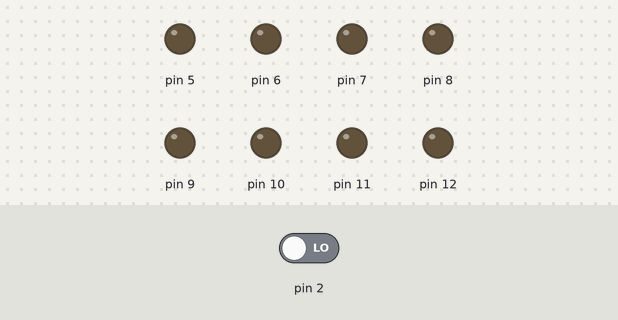
Bench run of a sketch on a simulated Arduino Uno, built with avr-gcc and run on an emulated ATmega328P. On the bench: output pins drawn as LEDs (lit = HIGH). Dashed ring = blinking. The test bench sets the inputs (shaded band); at power-on: pin 2 LOW.

Above: at 1.2 s.
1.3 s: pin 2 driven HIGH
At 1.46 s:
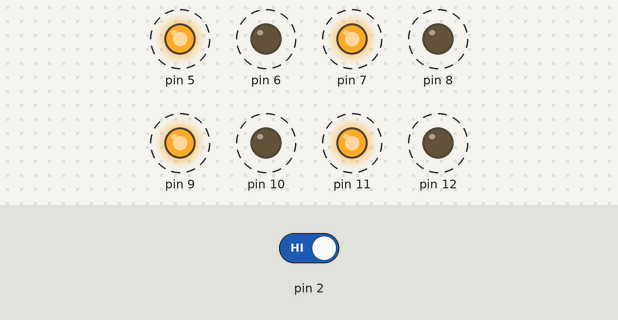
4.3 s: pin 2 driven LOW
At 5.7 s:
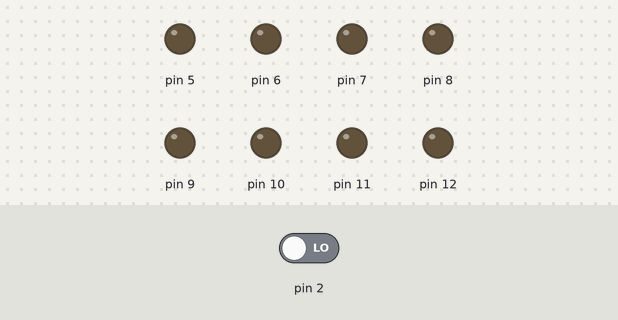
Timing chart, 0 to 7.3 s (numbered marks = the images above; inputs shaded):
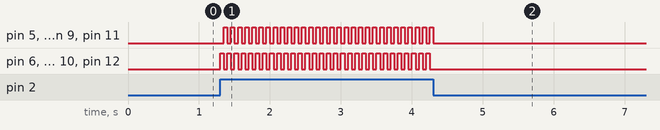

Measured:
- after the input at 1.3 s, pin 5, pin 7, pin 9, pin 11: alternates HIGH for 0.05 s and LOW for 0.05 s, starting after 0.05 s; pin 6, pin 8, pin 10, pin 12: alternates HIGH for 0.05 s and LOW for 0.05 s, starting at once
- after the input at 4.3 s, pin 5, pin 7, pin 9, pin 11: goes on until 4.3 s, then stays LOW; pin 6, pin 8, pin 10, pin 12: stops changing and stays LOW

The sketch:

Arduinonsortidesentrades2.ino
```cpp
void setup () {
  pinMode(12, OUTPUT);
  pinMode(11, OUTPUT);
  pinMode(10, OUTPUT);
  pinMode(9, OUTPUT);
  pinMode(8, OUTPUT);
  pinMode(7, OUTPUT);
  pinMode(6, OUTPUT);
  pinMode(5, OUTPUT);

  pinMode(2, INPUT);
 }


//*********************loop********************************************
void loop () {
  if(digitalRead(2)){
  digitalWrite(12, HIGH);
  digitalWrite(10, HIGH);
  digitalWrite(8, HIGH);
  digitalWrite(6, HIGH);

  digitalWrite(11, LOW);
  digitalWrite(9, LOW);
  digitalWrite(7, LOW);
  digitalWrite(5, LOW);

  delay(50);
  digitalWrite(12, LOW);
  digitalWrite(10, LOW);
  digitalWrite(8, LOW);
  digitalWrite(6, LOW);

  digitalWrite(11, HIGH);
  digitalWrite(9, HIGH);
  digitalWrite(7, HIGH);
  digitalWrite(5, HIGH);

  delay(50);

 }else{
  digitalWrite(12, LOW);
  digitalWrite(10, LOW);
  digitalWrite(8, LOW);
  digitalWrite(6, LOW);

  digitalWrite(11, LOW);
  digitalWrite(9, LOW);
  digitalWrite(7, LOW);
  digitalWrite(5, LOW);

  }

}
```
